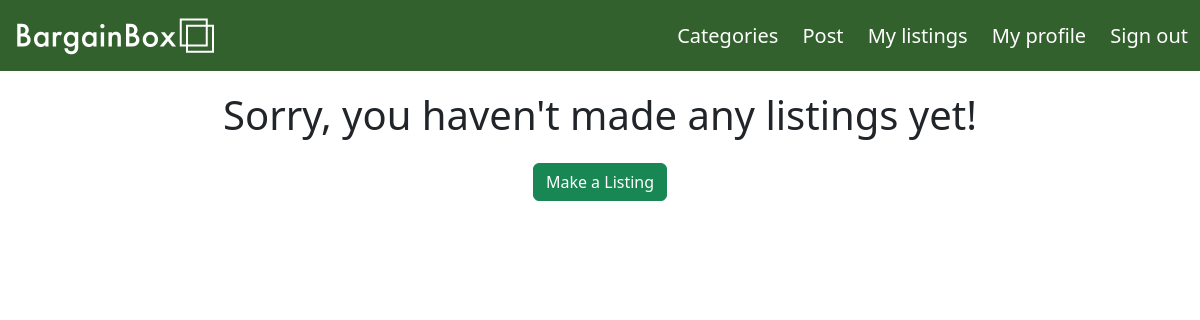
Page /my-posts/ (signed in) on the earlier database version.
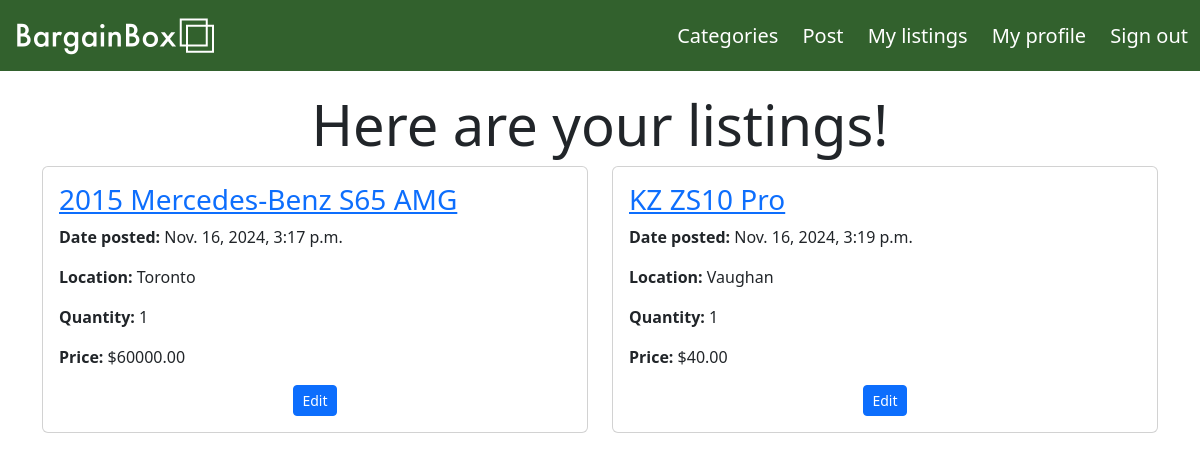
Same page on the later database version.
### post/models.py (models this page shows, shortened)
class Post(models.Model):
    title = models.CharField(max_length=100)
    content = models.TextField()
    location = models.CharField(max_length=100)
    quantity = models.PositiveIntegerField(default=1)
    price = models.DecimalField(max_digits=10, decimal_places=2)
    date_posted = models.DateTimeField(default = timezone.now)
    author = models.ForeignKey(User, on_delete=models.CASCADE)
    image = models.ImageField(upload_to='post_images/', null=True, blank=True) # Allows pictures to be added to posts (pictures are optional)

### user_posts/views.py (the view)
# urls.py: path('', views.view_posts, name='view-posts'),
@login_required
def view_posts(request):
    user_posts = Post.objects.filter(author=request.user)
    return render(request, 'user_posts/view_posts.html', {'title': 'My listings', 'user_posts': user_posts})

### user_posts/templates/user_posts/view_posts.html (shortened to what this page needs)
{% extends "home/foundation.html" %}
{% block content %}
<div class="container content-section">
    {% if user_posts %}
        <h1 class="text-center display-4">Here are your listings!</h1>
        <div class="row">
            {% for post in user_posts %}
                <div class="col-md-6 mb-4">
                    <div class="card" style="background-color: rgb(255, 255, 255);">
                        <div class="card-body">
                            <h3 class="card-title">
                                <a href="{% url 'post-detail' post.pk %}">{{ post.title }}</a>
                            </h3>
                            <p class="card-text"><strong>Date posted:</strong> {{ post.date_posted }}</p>
                            <p class="card-text"><strong>Location:</strong> {{ post.location }}</p>
                            <p class="card-text"><strong>Quantity:</strong> {{ post.quantity }}</p>
                            <p class="card-text"><strong>Price:</strong> ${{ post.price }}</p>
                            <div class="text-center">
                                <a href="{% url 'post-edit' post.pk %}" class="btn btn-primary btn-sm">Edit</a>
                            </div>
                        </div>
                    </div>
                </div>
            {% endfor %}
        </div>
    {% else %}
        <div class="content-section text-center">
            <h1>Sorry, you haven't made any listings yet!</h1>
            <a href="{% url 'post-create' %}" class="btn btn-success mt-3">Make a Listing</a>
        </div>
    {% endif %}
</div>
{% endblock content %}

Differences in the rows shown:
added Post: title "2015 Mercedes-Benz S65 AMG", date_posted "Nov. 16, 2024, 3:17 p.m.", location "Toronto", quantity "1", price "60000.00"
added Post: title "KZ ZS10 Pro", date_posted "Nov. 16, 2024, 3:19 p.m.", location "Vaughan", quantity "1", price "40.00"
Other differences:
text no longer shown: "Sorry, you haven't made any listings yet! Make a Listing"
text now shown: "Here are your listings!"
